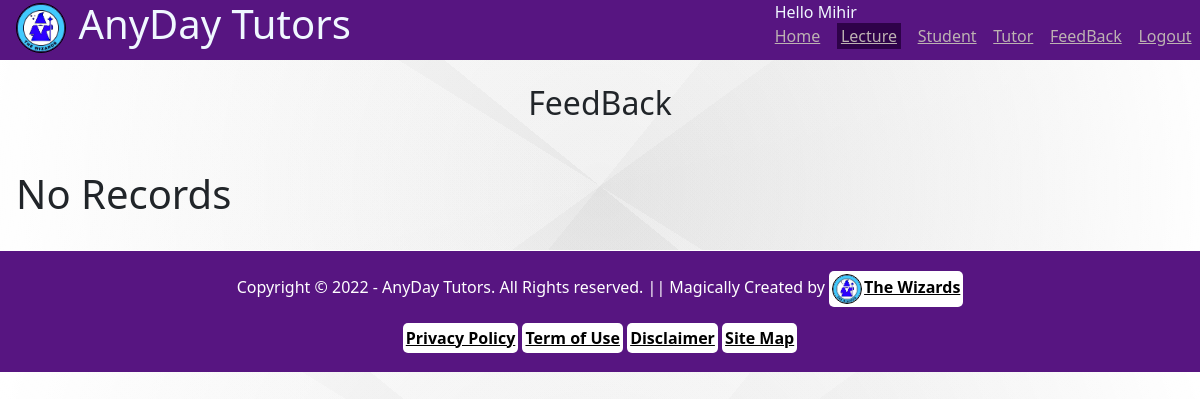
Page /admin/displayFeedback.php (signed in) on the earlier database version.
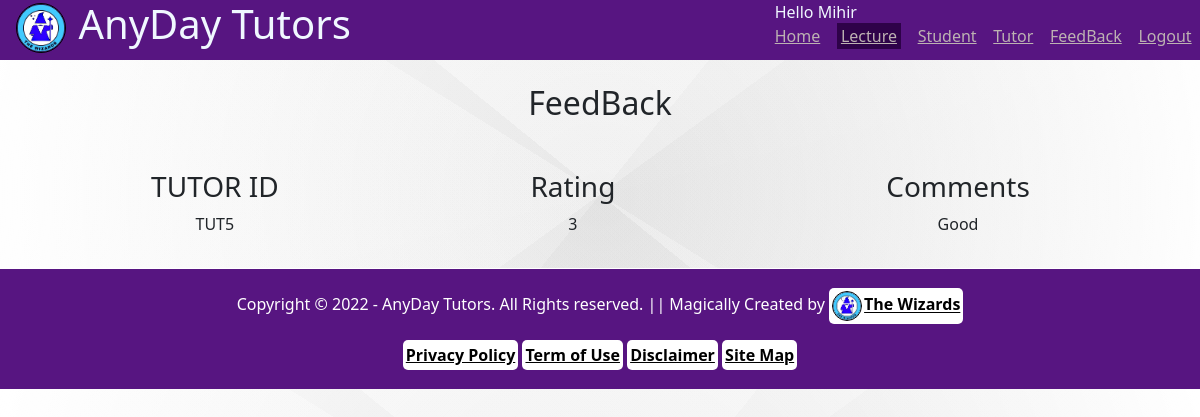
Same page on the later database version.
### tables this page shows
CREATE TABLE `feedback` (
  `tutor_id` varchar(30) NOT NULL,
  `rating` int(11) NOT NULL,
  `comment` varchar(500) NOT NULL
);

### admin/displayFeedback.php (the view, shortened to what this page needs)
<?php
    include 'header.php';
?>
<div>
    <div class="dispstu">
        <h2>FeedBack</h2><br>
        <table style="width:100%; text-align:center;">
            <thead>
            <?php
                $sqlA = $conn -> prepare("SELECT * FROM feedback ORDER BY rating");
                $sqlA -> execute();
                $result = $sqlA -> get_result();
                if(mysqli_num_rows($result) > 0){
            ?>
            <th><h3>TUTOR ID</h3></th>
            <th><h3>Rating</h3></th>
            <th><h3>Comments</h3></th>
            </thead>
            <tbody>
                <?php
                    while($row = $result -> fetch_assoc()){
                ?>
                <tr>
                    <td><?php echo "TUT" . $row['tutor_id']; ?> </td>
                    <td><?php echo $row['rating']; ?> </td>
                    <td><?php echo $row['comment']; ?> </td>
                </tr>
                <?php
                    }
                }else{
                    echo "<h1>No Records</h1>";
                }
                ?>
            </tbody>
        </table>
    </div>
    <?php
        include "../footer.php";
    ?>

Differences in the rows shown:
added feedback: tutor_id "5", rating "3", comment "Good"
Other differences:
text no longer shown: "No Records"
text now shown: "TUTOR ID Rating Comments"
